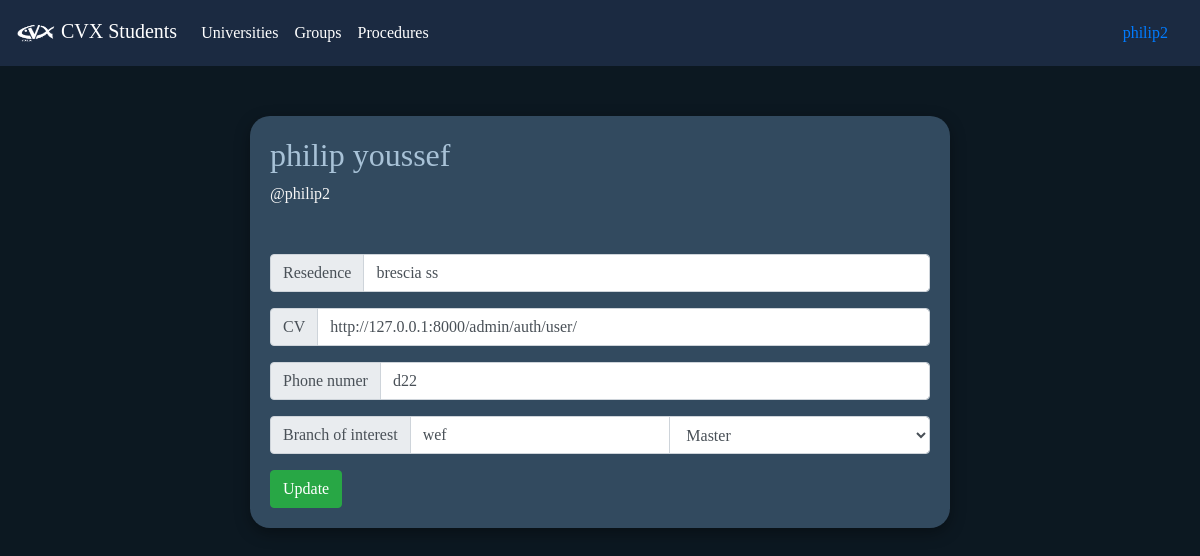
Page /users/edit_profile/ (signed in) on the committed database.
### users/models.py (models this page shows, shortened)
class Profile(models.Model):
    user                    = models.OneToOneField(User, on_delete=models.CASCADE)
    resedence               = models.CharField(max_length=100)
    cvx_acceptance          = models.IntegerField(default = 0)
    current_procedure       = models.ForeignKey(Procedure, null=True, blank=True, on_delete=models.SET_NULL)
    current_procedure_completed = models.BooleanField(default=0)
    current_procedure_step  = models.ForeignKey(ProcedureStep, null=True, blank=True, on_delete=models.SET_NULL)
    step_status             = models.IntegerField( default=1)
    step_note               = models.TextField(blank=True)
    steps_log               = models.JSONField(default=dict, blank=True)
    cv                      = models.URLField(blank=True)
    phone_numer             = models.CharField(max_length = 100 ,blank=True)
    study_log               = models.JSONField(default=dict, blank=True)
    followed_scholarships   = models.JSONField(default=dict, blank=True)
    earned_scholarships     = models.JSONField(default=dict, blank=True)
    branch_of_interest      = models.CharField(max_length = 100 ,blank=True)
    branch_of_interest_degree_type      = models.CharField(max_length = 100 , choices=[('Bachelor','Bachelor'), ('Master','Master'), ('PHD','PHD')],blank=True)

### users/views.py (the view, shortened to what this page needs)
# urls.py: path('edit_profile/',                 edit_profile, name= 'edit_profile'),
def edit_profile(request):
    if request.user.is_anonymous:
        return redirect('home')
    profile_form = Profile_form(instance=Profile.objects.get(user = request.user))
    profile_p = Profile.objects.get(user = request.user)
    return render(request, 'edit_profile.html', {'form': profile_form,'profile': profile_p })

### users/forms.py
class Profile_form(ModelForm):
    def __init__(self, *args, **kwargs):
        super().__init__(*args, **kwargs)
        for visible in self.visible_fields():
            visible.field.widget.attrs['class'] = 'form-control'
    class Meta:
        model = Profile
        fields = [ 'resedence', "cv", "phone_numer", "branch_of_interest", 'branch_of_interest_degree_type']

### users/templates/edit_profile.html (shortened to what this page needs)
{% extends "general_form.html" %}
{% load static %}
{% block in_form %}
    <form method="post">
        <h2>{{ user.first_name }} {{ user.last_name }}</h2>
        <p>@{{ user }}</p>
        <br><br>
        <div  class="input-group mb-3">
            <div class="input-group-prepend">
                <span class="input-group-text" id="basic-addon1">Resedence</span>
            </div>
            <input type="text" name="resedence"  class="form-control" value="{{ profile.resedence }}" maxlength="100" required id="id_resedence">
        </div>
        <div  class="input-group mb-3">
            <div class="input-group-prepend">
                <span class="input-group-text" id="basic-addon1">CV</span>
            </div>
            <input type="url" name="cv"  class="form-control" value="{{ profile.cv }}" maxlength="200" id="id_cv">
        </div>
        <div  class="input-group mb-3">
            <div class="input-group-prepend">
                <span class="input-group-text" id="basic-addon1">Phone numer</span>
            </div>
            <input type="text" name="phone_numer"  class="form-control" value="{{ profile.phone_numer }}" maxlength="100" id="id_phone_numer">
        </div>
        <div  class="input-group mb-3">
            <div class="input-group-prepend">
                <span class="input-group-text"  class="form-control" id="basic-addon1">Branch of interest</span>
            </div>
            <input type="text" name="branch_of_interest" class="form-control" value="{{ profile.branch_of_interest }}" placeholder="Field" maxlength="100" id="id_branch_of_interest">
            {{ form.branch_of_interest_degree_type }}
        </div>
        <button type="submit" class="btn btn-success">Update</button>
    </form>
{% endblock %}

### users/templates/navbar.html (shortened to what this page needs)
{% load static %}
<nav class="navbar navbar-expand-lg navbar-dark" style="background-color: #1b2a41 !important;position: fixed; width: 100%;top: 0px;">
    <a class="navbar-brand" href="{% url 'home' %}"><img src="{% static 'images/cvx.png' %}" style="width: 40px;" alt=""> CVX Students</a>
    <div class="collapse navbar-collapse" id="navbarSupportedContent">
      <ul class="navbar-nav mr-auto">
        {% if not user.is_anonymous %}
            <li class="nav-item active">
                <a class="nav-link" href="{% url 'view_universities' %}">Universities</a>
            </li>
            <li class="nav-item active">
                <a class="nav-link" href="{% url 'view_support_groups' %}">Groups </a>
            </li>
            <li class="nav-item active">
                <a class="nav-link" href="{% url 'view_procedures' %}">Procedures</a>
            </li>
        {% endif %}
      </ul>
    {% if user.is_anonymous %}
        <li class="form-inline my-2 my-lg-0">
            <a class="nav-link" href="{% url 'login' %}">Login</a>
        </li>
        <li class="form-inline my-2 my-lg-0">
            <a class="nav-link" href="{% url 'create_user_account' %}">Signup</a>
        </li>
    {% else %}
        <li class="form-inline my-2 my-lg-0">
            <a class="nav-link" href="{% url 'profile' user.pk %}">{{ user }}</a>
        </li>
    {% endif %}
    </div>
  </nav>
  <br><br><br><br>

### users/static/css/style.css (style rules this page uses)
body { font-family: 'Comfortaa' !important; }
p { margin-bottom: 0px !important; }
.navbar { background-color: #324a5f; }
p { color: #f5f5f5; }

### rows in the picture
Profile: resedence "brescia ss", cv "http://127.0.0.1:8000/admin/auth/user/", phone_numer "d22", branch_of_interest "wef", branch_of_interest_degree_type "Master"

### other values in the picture
{{ user }} "philip2"
{{ user.first_name }} "philip"
{{ user.last_name }} "youssef"
